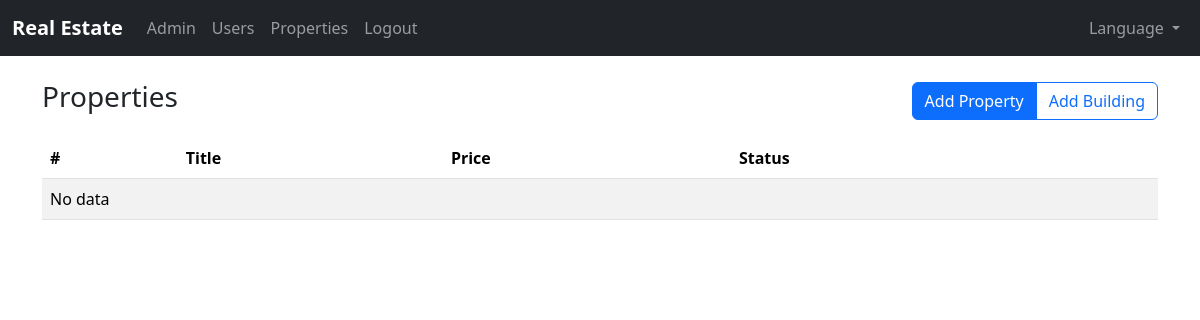
/employee/properties (signed in), run on an earlier commit of the app's database.
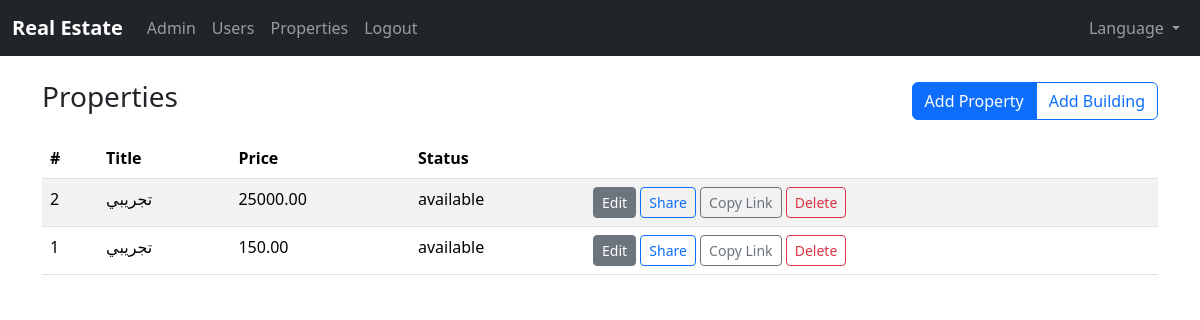
And on a later commit of the database.
### app/models.py (models this page shows)
class TimestampMixin:
    created_at = db.Column(db.DateTime, default=datetime.utcnow, nullable=False)
    updated_at = db.Column(db.DateTime, default=datetime.utcnow, onupdate=datetime.utcnow)

class Property(db.Model, TimestampMixin):
    __tablename__ = "properties"
    id = db.Column(db.Integer, primary_key=True)
    title = db.Column(db.String(200), nullable=False)
    description = db.Column(db.Text)
    price = db.Column(db.Numeric(12, 2), nullable=False, default=0)
    status = db.Column(db.String(50), nullable=False, default="available")
    images = db.Column(db.Text)  # store comma-separated file names or JSON
    num_apartments = db.Column(db.Integer, nullable=True)
    num_floors = db.Column(db.Integer, nullable=True)
    contracts = db.relationship("Contract", back_populates="property", lazy="dynamic")

### app/employee/routes.py (the view)
@employee_bp.route("/properties")
@login_required
@employee_required
def properties_list():
    properties = Property.query.order_by(Property.created_at.desc()).all()
    serializer = URLSafeSerializer(current_app.config["SECRET_KEY"], salt="property-share")
    tokens = {p.id: serializer.dumps(p.id) for p in properties}
    return render_template("employee/properties_list.html", properties=properties, share_tokens=tokens)

### app/__init__.py (called while the page is built)
def select_locale():
    from flask import session, request
    lang = session.get("lang")
    if lang:
        return lang
    return request.accept_languages.best_match(Config.LANGUAGES.keys())

### app/employee/routes.py (called while the page is built)
def employee_required(func):
    from functools import wraps
    @wraps(func)
    def wrapper(*args, **kwargs):
        if not current_user.is_authenticated or not (current_user.is_employee or current_user.is_admin):
            return abort(403)
        return func(*args, **kwargs)
    return wrapper

### app/models.py (called while the page is built)
    @property
    def is_admin(self) -> bool:
        return self.role == "admin"

    @property
    def is_employee(self) -> bool:
        return self.role == "employee"

### app/templates/employee/properties_list.html (shortened to what this page needs)
{% extends 'base.html' %}
{% block content %}
<div class="d-flex justify-content-between align-items-center mb-3">
  <h3>{{ _('Properties') }}</h3>
  <div class="btn-group">
    <a class="btn btn-primary" href="{{ url_for('employee.properties_create') }}">{{ _('Add Property') }}</a>
    <button class="btn btn-outline-primary" type="button" data-bs-toggle="modal" data-bs-target="#addBuildingModal">{{ _('Add Building') }}</button>
  </div>
  </div>
<table class="table table-striped">
  <thead><tr><th>#</th><th>{{ _('Title') }}</th><th>{{ _('Price') }}</th><th>{{ _('Status') }}</th><th></th></tr></thead>
  <tbody>
    {% for p in properties %}
    <tr>
      <td>{{ p.id }}</td>
      <td>{{ p.title }}</td>
      <td>{{ p.price }}</td>
      <td>{{ p.status }}</td>
      <td>
        <a class="btn btn-sm btn-secondary" href="{{ url_for('employee.properties_edit', prop_id=p.id) }}">{{ _('Edit') }}</a>
        <a class="btn btn-sm btn-outline-primary" href="{{ url_for('employee.properties_share', prop_id=p.id) }}">{{ _('Share') }}</a>
        <button type="button" class="btn btn-sm btn-outline-secondary" onclick="navigator.clipboard.writeText('{{ url_for('public_property_view', token=share_tokens[p.id], _external=True) }}'); this.innerText='{{ _('Copied') }}'; setTimeout(()=>this.innerText='{{ _('Copy Link') }}',1500);">{{ _('Copy Link') }}</button>
        <form method="post" action="{{ url_for('employee.properties_delete', prop_id=p.id) }}" style="display:inline" onsubmit="return confirm('{{ _('Are you sure?') }}');">
          <button class="btn btn-sm btn-outline-danger" type="submit">{{ _('Delete') }}</button>
        </form>
      </td>
    </tr>
    {% else %}
    <tr><td colspan="5">{{ _('No data') }}</td></tr>
    {% endfor %}
  </tbody>
</table>
{% endblock %}

### app/templates/base.html (shortened to what this page needs)
<!doctype html>
<html lang="{{ get_locale() }}" dir="{% if get_locale() == 'ar' %}rtl{% else %}ltr{% endif %}">
  <head>
    <link href="https://cdn.jsdelivr.net/npm/bootstrap@5.3.3/dist/css/bootstrap.min.css" rel="stylesheet" />
    <link rel="stylesheet" href="{{ url_for('static', filename='styles.css') }}" />
  </head>
  <body>
    <nav class="navbar navbar-expand-lg navbar-dark bg-dark">
      <div class="container-fluid">
        <a class="navbar-brand" href="/">{{ _('Real Estate') }}</a>
        <div class="collapse navbar-collapse" id="navbarNav">
          <ul class="navbar-nav me-auto mb-2 mb-lg-0">
            {% if current_user.is_authenticated %}
            {% if current_user.role == 'admin' %}
            <li class="nav-item"><a class="nav-link" href="{{ url_for('admin.dashboard') }}">{{ _('Admin') }}</a></li>
            <li class="nav-item"><a class="nav-link" href="{{ url_for('admin.users_list') }}">{{ _('Users') }}</a></li>
            <li class="nav-item"><a class="nav-link" href="{{ url_for('employee.properties_list') }}">{{ _('Properties') }}</a></li>
            {% endif %}
            <li class="nav-item"><a class="nav-link" href="{{ url_for('auth.logout') }}">{{ _('Logout') }}</a></li>
            {% endif %}
          </ul>
          <ul class="navbar-nav">
            <li class="nav-item dropdown">
              <a class="nav-link dropdown-toggle" href="#" id="langDropdown" role="button" data-bs-toggle="dropdown">
                {{ _('Language') }}
              </a>
            </li>
          </ul>
        </div>
      </div>
    </nav>
    <main class="container py-4">
      {% block content %}{% endblock %}
    </main>
  </body>
  </html>

### app/static/styles.css (style rules this page uses)
body { font-family: system-ui, -apple-system, Segoe UI, Roboto, "Helvetica Neue", Arial, "Noto Sans", "Liberation Sans", sans-serif; }
.navbar .navbar-brand { font-weight: 600; }

What changed in the data, as far as the page shows it:
added Property: id "2", title "تجريبي", price "25000.00", status "available"
added Property: id "1", title "تجريبي", price "150.00", status "available"
Also different on the page:
text no longer shown: "No data"
